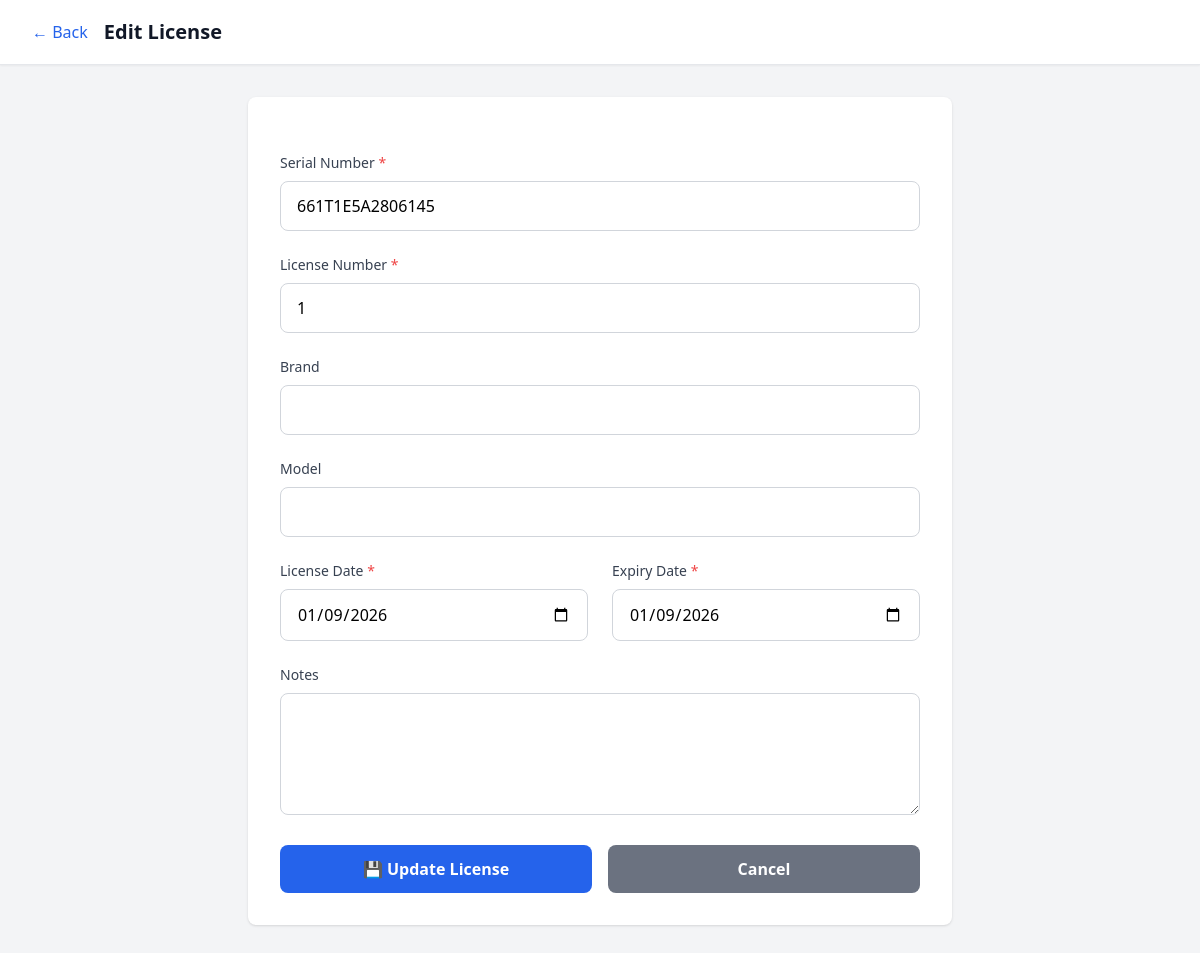
Page /admin/licenses/edit/1 (signed in) on the committed database.
### models.py (models this page shows, shortened)
class License(db.Model):
    __tablename__ = 'licenses'
    id = db.Column(db.Integer, primary_key=True)
    serial_number = db.Column(db.String(100), unique=True, nullable=False, index=True)
    license_number = db.Column(db.String(100), unique=True, nullable=False)
    brand = db.Column(db.String(100))
    model = db.Column(db.String(100))
    license_date = db.Column(db.Date, nullable=False)
    expiry_date = db.Column(db.Date, nullable=False)
    notes = db.Column(db.Text)
    created_at = db.Column(db.DateTime, default=datetime.utcnow)
    updated_at = db.Column(db.DateTime, default=datetime.utcnow, onupdate=datetime.utcnow)

### app.py (the view, shortened to what this page needs)
@app.route('/admin/licenses/edit/<int:license_id>', methods=['GET', 'POST'])
@login_required
def edit_license(license_id):
    license_record = License.query.get_or_404(license_id)
    return render_template('admin/edit_license.html', license=license_record)

### app.py (called while the page is built)
def login_required(f):
    @wraps(f)
    def decorated_function(*args, **kwargs):
        print(f"DEBUG: Session contents: {dict(session)}") # This prints to your terminal
        if 'user_id' not in session:
            print("DEBUG: user_id not found in session, redirecting to login")
            flash('Please log in to access this page.', 'warning')
            return redirect(url_for('login'))
        return f(*args, **kwargs)
    return decorated_function

### templates/admin/edit_license.html (shortened to what this page needs)
{% extends "base.html" %}
{% block content %}
<div class="min-h-screen bg-gray-100">
    <nav class="bg-white shadow-sm border-b border-gray-200">
        <div class="max-w-7xl mx-auto px-4 sm:px-6 lg:px-8">
            <div class="flex justify-between h-16">
                <div class="flex items-center">
                    <a href="{{ url_for('admin_dashboard') }}" class="text-blue-600 hover:text-blue-800 mr-4">
                        ← Back
                    </a>
                    <h1 class="text-xl font-bold text-gray-900">Edit License</h1>
                </div>
            </div>
        </div>
    </nav>
    <div class="max-w-3xl mx-auto px-4 sm:px-6 lg:px-8 py-8">
        <div class="bg-white rounded-lg shadow p-8">
            <form method="POST" class="space-y-6">
                <div>
                    <label class="block text-sm font-medium text-gray-700 mb-2">
                        Serial Number <span class="text-red-500">*</span>
                    </label>
                    <input
    type="text"
    id="serial_number"
    name="serial_number"
    value="{{ license.serial_number }}"
    required
    oninput="this.value = this.value.toUpperCase()"
    class="w-full px-4 py-3 border border-gray-300 rounded-lg focus:ring-2 focus:ring-blue-500 focus:border-transparent">
                </div>
                <div>
                    <label class="block text-sm font-medium text-gray-700 mb-2">
                        License Number <span class="text-red-500">*</span>
                    </label>
                    <input
    type="text"
    id="license_number"
    name="license_number"
    value="{{ license.license_number }}"
    required
    oninput="this.value = this.value.toUpperCase()"
    class="w-full px-4 py-3 border border-gray-300 rounded-lg focus:ring-2 focus:ring-blue-500 focus:border-transparent">
                </div>
                <div>
                    <label class="block text-sm font-medium text-gray-700 mb-2">Brand</label>
                    <input
                        type="text"
                        name="brand"
                        value="{{ license.brand or '' }}"
                        class="w-full px-4 py-3 border border-gray-300 rounded-lg focus:ring-2 focus:ring-blue-500 focus:border-transparent">
                </div>
                <div>
                    <label class="block text-sm font-medium text-gray-700 mb-2">Model</label>
                    <input
                        type="text"
                        name="model"
                        value="{{ license.model or '' }}"
                        class="w-full px-4 py-3 border border-gray-300 rounded-lg focus:ring-2 focus:ring-blue-500 focus:border-transparent">
                </div>
                <div class="grid grid-cols-1 md:grid-cols-2 gap-6">
                    <div>
                        <label class="block text-sm font-medium text-gray-700 mb-2">
                            License Date <span class="text-red-500">*</span>
                        </label>
                        <input
                            type="date"
                            name="license_date"
                            value="{{ license.license_date.strftime('%Y-%m-%d') }}"
                            required
                            class="w-full px-4 py-3 border border-gray-300 rounded-lg focus:ring-2 focus:ring-blue-500 focus:border-transparent">
                    </div>
                    <div>
                        <label class="block text-sm font-medium text-gray-700 mb-2">
                            Expiry Date <span class="text-red-500">*</span>
                        </label>
                        <input
                            type="date"
                            name="expiry_date"
                            value="{{ license.expiry_date.strftime('%Y-%m-%d') }}"
                            required
                            class="w-full px-4 py-3 border border-gray-300 rounded-lg focus:ring-2 focus:ring-blue-500 focus:border-transparent">
                    </div>
                </div>
                <div>
                    <label class="block text-sm font-medium text-gray-700 mb-2">Notes</label>
                    <textarea
                        name="notes"
                        rows="4"
                        class="w-full px-4 py-3 border border-gray-300 rounded-lg focus:ring-2 focus:ring-blue-500 focus:border-transparent">{{ license.notes or '' }}</textarea>
                </div>
                <div class="flex space-x-4">
                    <button
                        type="submit"
                        class="flex-1 bg-blue-600 hover:bg-blue-700 text-white font-semibold py-3 px-6 rounded-lg transition duration-200">
                        💾 Update License
                    </button>
                    <a href="{{ url_for('admin_dashboard') }}"
                       class="flex-1 text-center bg-gray-500 hover:bg-gray-600 text-white font-semibold py-3 px-6 rounded-lg transition duration-200">
                        Cancel
                    </a>
                </div>
            </form>
        </div>
    </div>
</div>
{% endblock %}

### rows in the picture
License: serial_number "661T1E5A2806145", license_number "1", license_date "01/09/2026", expiry_date "01/09/2026"
